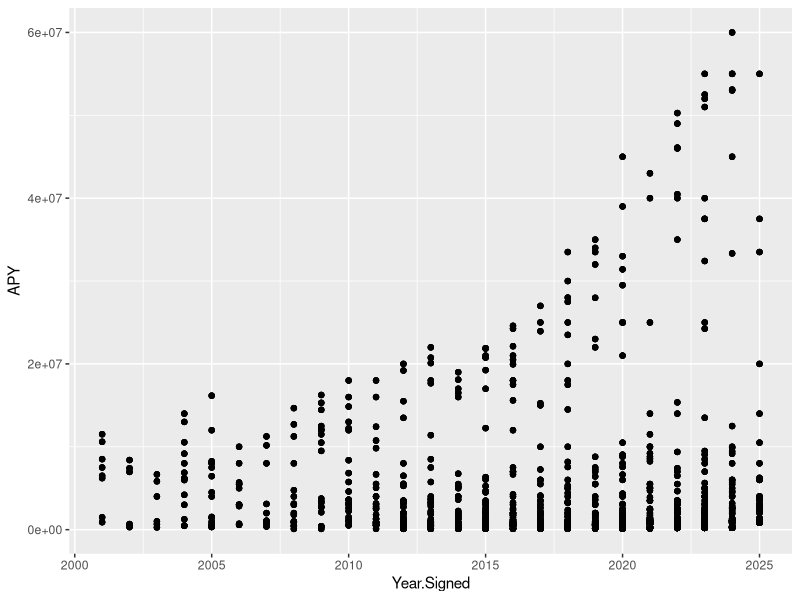
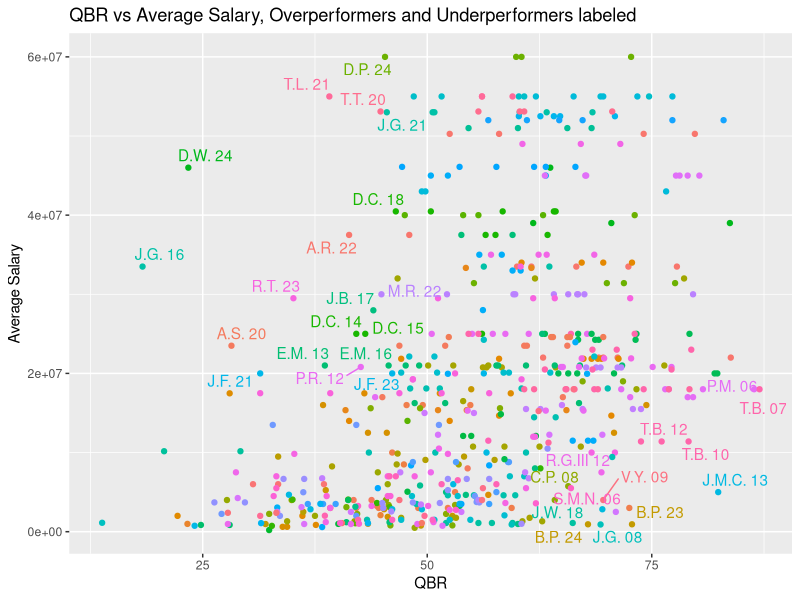
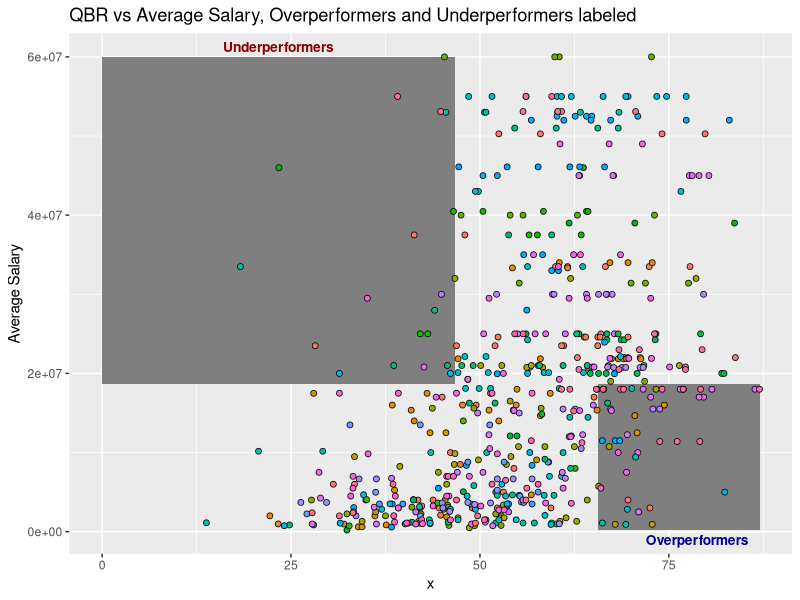
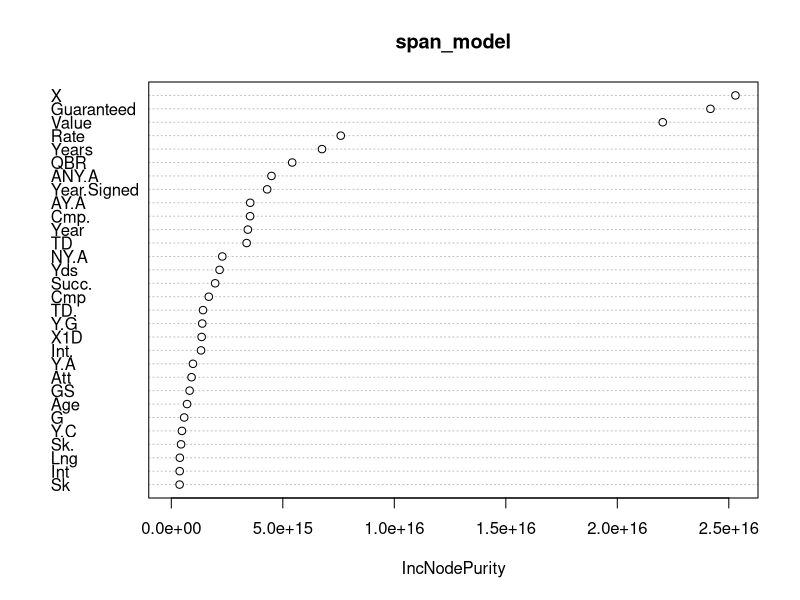
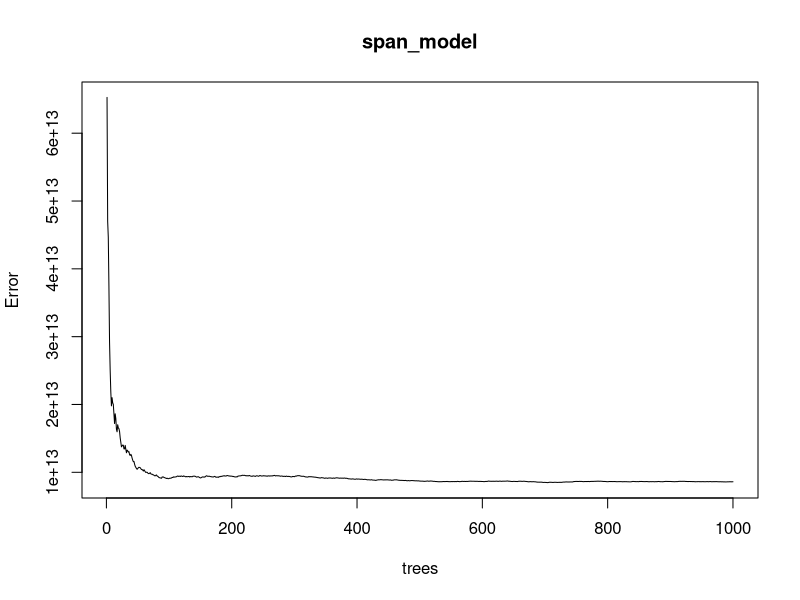
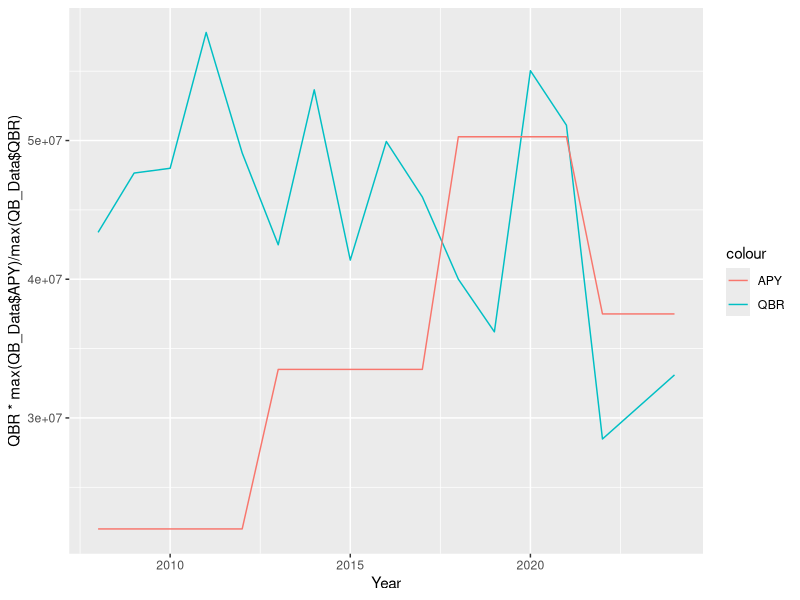

The R script that drew these images, in order:
## ---- chunk 1
# Packages, install if necessary
library(dplyr)
library(ggplot2)
library(ggrepel)
library(randomForest)

# Straight from github repo, assumes all files in same directory
Salary_Data <- read.csv("./Player Salary QB.csv")
Passing_Data <- read.csv("./1999-2024 Passing Data.csv")
## ---- chunk 2
Salary_Data <- Salary_Data %>% 
  mutate(
    Value = as.numeric(gsub("[$,]", "", Value)),
    APY = as.numeric(gsub("[$,]", "", APY)),
    Guaranteed = as.numeric(gsub("[$,]", "", Guaranteed)),
) %>% select(X, Player, Year.Signed, Years, Value, APY, Guaranteed, APY.as...Of.Cap.At.Signing) %>%
  filter(Year.Signed > 2000) %>% distinct() %>% mutate(Year.End = Year.Signed + Years)

QB_Data <- bind_rows(
  Passing_Data %>%
    inner_join(Salary_Data, by = "Player") %>%
    filter(Year < Year.Signed) %>%
    group_by(Player, Year) %>%
    slice_min(Year.Signed, with_ties = FALSE),
  
  Passing_Data %>%
    inner_join(Salary_Data, by = "Player") %>%
    filter(Year >= Year.Signed) %>%
    group_by(Player, Year) %>%
    slice_max(Year.Signed, with_ties = FALSE)
  ) %>% ungroup() %>% distinct(Player, Year, .keep_all = TRUE) %>%
  filter(Year > 2005) %>%
  filter(!is.na(QBR)) %>%
  filter(Att > 200)

# Phillip Rivers for one season in particular does not have an Success rate for some fucking reason
QB_Data[is.na(QB_Data)] <- 0

nrow(QB_Data)
## ---- chunk 3
ggplot(Salary_Data, aes(x=Year.Signed, y=APY)) + geom_point() 
## ---- chunk 4
ggplot(QB_Data, aes(QBR, APY, color=Player)) + geom_point() +
  geom_text_repel(aes(label = 
    ifelse(
      (QBR > quantile(QBR, .75) & APY < mean(APY)) | (QBR < quantile(QBR, .25) & APY > mean(APY)),  
      paste(gsub("[^A-Z]+", ".", Player), sub("20", "", paste(Year))),
      ""
    ) 
  )) +
  labs(
    title = "QBR vs Average Salary, Overperformers and Underperformers labeled",
    y = "Average Salary"
  ) + 
  theme(legend.position = "none")
## ---- chunk 5
ggplot(QB_Data) +
  geom_rect(aes(xmin = 0, xmax = quantile(QBR, .25), ymin = mean(APY), ymax = max(APY)), fill = 'lightcoral', alpha=.002, color = 'black', size=.01) +
  geom_rect(aes(xmin = quantile(QBR, .75), xmax = max(QBR), ymin = min(APY), ymax = mean(APY)), fill = 'skyblue', alpha=.005, color = 'black', size = .01) +
  annotate("text", 
         x = mean(c(0, quantile(QB_Data$QBR, .25))), 
         y = max(QB_Data$APY), 
         label = "Underperformers", 
         hjust = 0.5, vjust = -0.5,
         fontface = "bold", size = 3.5, color = "darkred") +
  annotate("text", 
         x = mean(c(quantile(QB_Data$QBR, .875), max(QB_Data$QBR))), 
         y = min(QB_Data$APY), 
         label = "Overperformers", 
         hjust = 0.5, vjust = 1.5,
         fontface = "bold", size = 3.5, color = "darkblue") + 
  geom_point(aes(QBR, APY, fill=Player),shape = 21, size = 1.75, color = "black", stroke = 0.4) +
  labs(
    title = "QBR vs Average Salary, Overperformers and Underperformers labeled",
    y = "Average Salary"
  ) +
  theme(legend.position = "none")
## ---- chunk 6
QBR_q1 <- quantile(QB_Data$QBR , .25)
QBR_q3 <- quantile(QB_Data$QBR , .75)
Rtg_q1 <- quantile(QB_Data$Rate, .25)
Rtg_q3 <- quantile(QB_Data$Rate, .75)

possible_predictors <- QB_Data[,c(2,5:6,8:31, 33:39)]# Extract columns we wanna use
model_dataset <- possible_predictors %>%
  filter(QBR < QBR_q3 | APY > 2e+07) %>%
  filter(QBR > QBR_q1 | APY < 2e+07) %>%
  filter(Rate < Rtg_q3 | APY > 2e+07) %>%
  filter(Rate > Rtg_q1 | APY < 2e+07)

set.seed(12345)
span_model <- randomForest(
  formula = APY ~ .,
  data = model_dataset,
  ntree = 1000,
  mtry = 4
)

nrow(model_dataset)
varImpPlot(span_model)
apply(importance(span_model), 2, function(x) sort(x, decreasing=TRUE))
plot(span_model)
## ---- chunk 7
QB_Salary_predictor_rf <- randomForest(
  formula = APY ~ Rate + QBR + Cmp. + Year,
  data = model_dataset,
  ntree = 200,
  mtry = 3
)

QB_Salary_predictor_rf$rsq[200]
## ---- chunk 8
base_predictions <- as.vector(predict(QB_Salary_predictor_rf, newdata = QB_Data))
res <- data.frame(
  Name = QB_Data$Player,
  Year = QB_Data$Year,
  Salary = QB_Data$APY,
  Predicted_Salary = base_predictions,
  Diff = base_predictions - QB_Data$APY,
  PDiff = base_predictions / QB_Data$APY
)

res %>% arrange(desc(Predicted_Salary))
## ---- chunk 9
ggplot(QB_Data %>% filter(Player == "Aaron Rodgers"), aes(x = Year)) + 
  geom_line(aes(y = QBR * max(QB_Data$APY) / max(QB_Data$QBR), color = "QBR")) +
  geom_line(aes(y = APY, color = "APY"))
